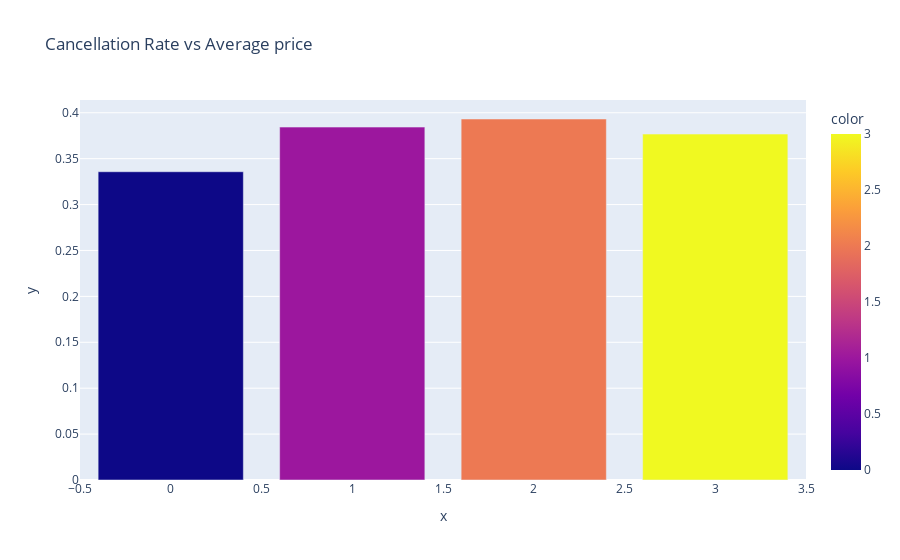

The notebook cell this image was saved under:
### Code cell
categories_values = list()
categories = sorted(df["avg_price"].unique())

for i in sorted(df["avg_price"].unique()):
    percentage = df.groupby("avg_price")["cancellation"].sum()[i] / len(df[df["avg_price"] == i])
    categories_values.append(percentage)

fig = px.bar(x=categories, y=categories_values, title="Cancellation Rate vs Average price", color=categories)
fig.show()

### Figure 1 — Plotly figure (JSON) as saved in the notebook; plotly's stock layout.template omitted (floating-point values rounded to 4 significant figures)
{"data": [{"alignmentgroup": "True", "hovertemplate": "x=%{x}<br>y=%{y}<br>color=%{marker.color}<extra></extra>", "legendgroup": "", "marker": {"color": [0, 1, 2, 3], "coloraxis": "coloraxis", "pattern": {"shape": ""}}, "name": "", "offsetgroup": "", "orientation": "v", "showlegend": false, "textposition": "auto", "type": "bar", "x": [0, 1, 2, 3], "xaxis": "x", "y": [0.3358, 0.3844, 0.3932, 0.3768], "yaxis": "y"}], "layout": {"barmode": "relative", "coloraxis": {"colorbar": {"title": {"text": "color"}}, "colorscale": [[0, "#0d0887"], [0.1111, "#46039f"], [0.2222, "#7201a8"], [0.3333, "#9c179e"], [0.4444, "#bd3786"], [0.5556, "#d8576b"], [0.6667, "#ed7953"], [0.7778, "#fb9f3a"], [0.8889, "#fdca26"], [1, "#f0f921"]]}, "legend": {"tracegroupgap": 0}, "title": {"text": "Cancellation Rate vs Average price"}, "xaxis": {"anchor": "y", "domain": [0, 1], "title": {"text": "x"}}, "yaxis": {"anchor": "x", "domain": [0, 1], "title": {"text": "y"}}}}
